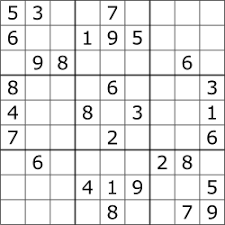
#> input picture backend/test_images/sudoku_1.png, 225 x 225 px
$ python -i scanner.py   (imports and definitions only)
#> lines starting #> are read from the running program, lines starting #| are printed output that depends on the picture
#> further down, picture is the input picture: shape (225, 225, 3); min 0, max 255, mean 231.8
# Sudoku OCR and grid extraction logic.
# The pipeline converts the image to grayscale, thresholds it, splits it into a
# 9x9 grid, and reads each cell using OCR to detect digits.
from PIL import Image
from imageProcess import convert_bytes_to_image
from pytesseract import image_to_string
import cv2
import numpy as np


def scan_sudoku(image: Image.Image) -> list[list[int]]:
    """Preprocesses a Sudoku photo and turns it into a 9x9 matrix of values."""
    cv_image = cv2.cvtColor(np.array(image), cv2.COLOR_RGB2GRAY)
    thresh = cv2.threshold(cv_image, 100, 255, cv2.THRESH_BINARY)[1]
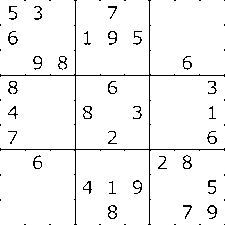
#> thresh: shape (225, 225); 95.6% white; black in thin lines or dots
    thresh = cv2.resize(thresh, (0, 0), fx=1.25, fy=1.25)
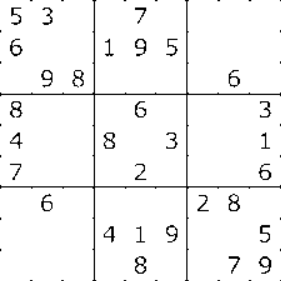
#> thresh: shape (281, 281); min 0, max 255, mean 243.9

    grid = divide_into_grid(thresh)
    return grid


def divide_into_grid(image: np.ndarray) -> list[list[int]]:
    """Splits a processed Sudoku board into 9x9 cells and OCR-detects each digit."""
    rows = np.array_split(image, 9, axis=0)
#> rows = 9 items
    grid = []

    for row in rows:
        cells = np.array_split(row, 9, axis=1)
        numbers = []

        for cell in cells:
            h, w = cell.shape
            cell = cell[h // 10 : -h // 10, w // 10 : -w // 10]

            number = image_to_string(
                cell,
                config="--psm 10 "
                "-c tessedit_char_whitelist=123456789",
            ).strip()

            if number.isdigit():
                numbers.append(int(number) if number in "123456789" else -1)
            else:
                numbers.append(-1)

        grid.append(numbers)
#> this loop made 1 pass
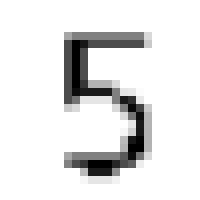
#> cell: shape (25, 25) (shown 8 times larger); min 0, max 255, mean 228.4
#> after the loop, grid = []

    return grid

>>> import cv2
>>> picture = cv2.cvtColor(cv2.imread('test_images/sudoku_1.png'), cv2.COLOR_BGR2RGB)
#> (the run stopped early here; a loop or call above may not have finished)

$ run again, on backend/test_images/sudoku_2.png
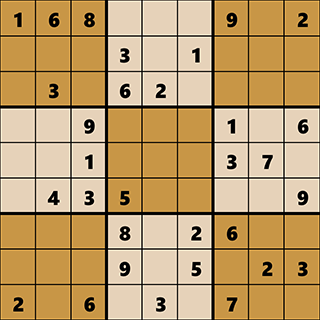
#> input picture backend/test_images/sudoku_2.png, 320 x 320 px
#> in scan_sudoku, `thresh = cv2.resize(thresh, (0, 0), fx=1.25, fy=1.25)`:
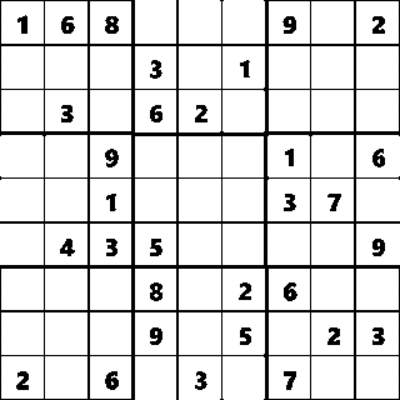
#> thresh: shape (400, 400); min 0, max 255, mean 222.1
#> rows = 9 items
#> the loop in divide_into_grid, `for row in rows:` made 1 pass
#> after the loop in divide_into_grid, `for row in rows:`:
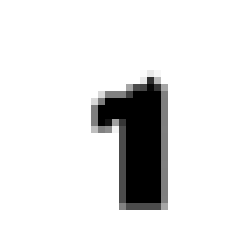
#> cell: shape (36, 36) (shown 7 times larger); min 0, max 255, mean 230.6
#> after the loop in divide_into_grid, `for row in rows:`: grid = []
